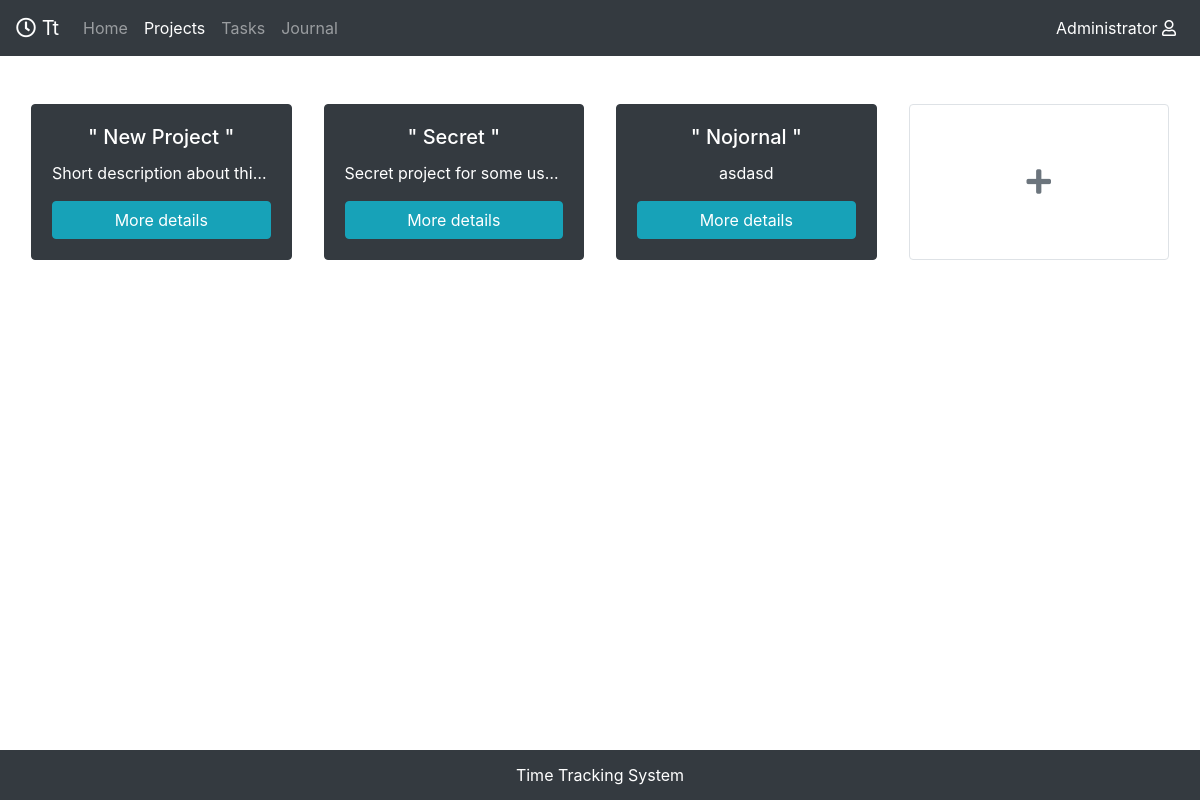
Before: /myprojects/ (signed in) with the older database file.
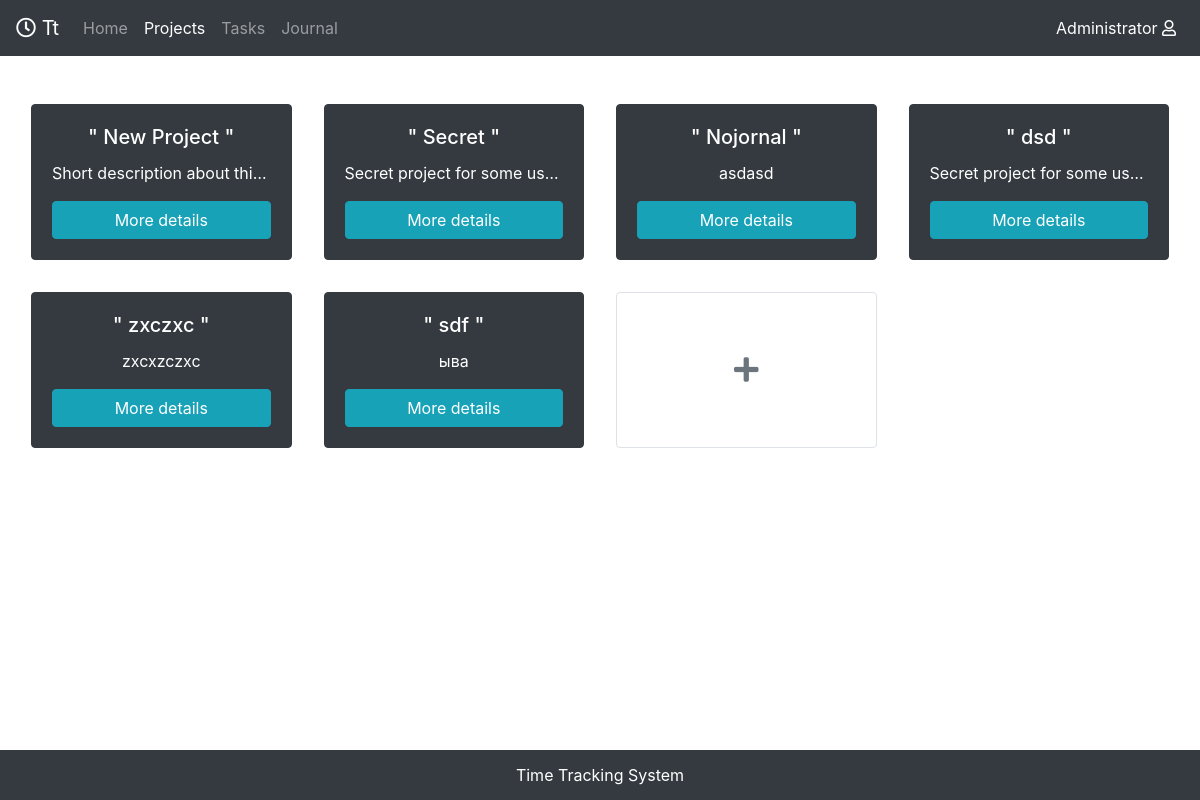
After: the same page with the newer database file.
### mainApp/models.py (models this page shows, shortened)
class Project(models.Model):
    name = models.CharField(max_length=50, blank=False)
    short_description = models.CharField(max_length=100, blank=False, null=True)
    full_description = tn_models.HTMLField(blank=False)
    developers = models.ManyToManyField(Profile,  related_name="Developers")
    author = models.ForeignKey(Profile, related_name="Author", editable=False, on_delete=models.PROTECT)

### mainApp/views.py (the view, shortened to what this page needs)
# urls.py: path('myprojects/', views.myprojects, name = "myprojects"),
@login_required(login_url="/log_in")
def myprojects(request):
        user = User.objects.get(username=request.user.username)
        title = "My projects"
        addproject = ProjectAddForm()
        if request.user.is_staff:
            project = Project.objects.filter()
        else:
            project = Project.objects.filter(developers=user.profile)
        return render(request, "myprojects/myprojects.html", { "User": user, "title" : title, "project":project,
        'addproject' : addproject})

### accounts_manager/models.py (called while the page is built)
    def __str__(self):
        return self.Custom_User.username

### mainApp/templates/myprojects/myprojects.html (shortened to what this page needs)
{% extends "home/wrapper.html" %}
{% block content %}
<div class="container-fluid h-100 w-100 pt-2">
	<div class="row">
		{% for i in project %}
		<div class="col-sm-12 col-md-6 col-lg-3 p-3  text-white ">
			<div class="card  border bg-dark  myclassje border-dark ">
				<div class="card-body ">
					<h5 title="Project name" class="card-title text-center text-truncate">" {{ i.name }} "</h5>
					<p title="Project description" class="card-text text-center text-truncate">{{ i.short_description }}</p>
					<a href="{{ i.id }}" class="btn col-12  btn-info">More details</a>
				</div>
			</div>
		</div>
		{% endfor %}
		{% if user.is_staff %}
		<div class="col-sm-12 col-md-6 col-lg-3 p-3   ">
			<a data-toggle="modal" data-target="#addproject">
				<div class="card h-100 border  myclassje text-muted addproject ">
					<div class="card-body d-flex   justify-content-center align-items-center">
						<div><i class=" h3 m-4  fas fa-plus"></i></div>
					</div>
				</div>
			</a>
		</div>
		{% endif %}
	</div>
</div>
{% load static %}
{% endblock %}

Changed rows visible on the page:
added Project: name "dsd", short_description "Secret project for some us…"
added Project: name "zxczxc", short_description "zxcxzczxc"
added Project: name "sdf", short_description "ыва"
